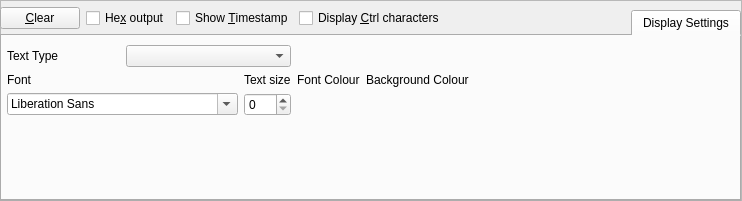
<?xml version="1.0" encoding="UTF-8"?>
<ui version="4.0">
 <class>DataDisplaySettings</class>
 <widget class="QFrame" name="DataDisplaySettings">
  <property name="geometry">
   <rect>
    <x>0</x>
    <y>0</y>
    <width>742</width>
    <height>201</height>
   </rect>
  </property>
  <property name="sizePolicy">
   <sizepolicy hsizetype="Expanding" vsizetype="Preferred">
    <horstretch>0</horstretch>
    <verstretch>0</verstretch>
   </sizepolicy>
  </property>
  <property name="autoFillBackground">
   <bool>true</bool>
  </property>
  <property name="frameShape">
   <enum>QFrame::StyledPanel</enum>
  </property>
  <property name="frameShadow">
   <enum>QFrame::Plain</enum>
  </property>
  <property name="lineWidth">
   <number>0</number>
  </property>
  <widget class="QTabWidget" name="m_panel_settings">
   <property name="geometry">
    <rect>
     <x>0</x>
     <y>10</y>
     <width>741</width>
     <height>191</height>
    </rect>
   </property>
   <property name="sizePolicy">
    <sizepolicy hsizetype="Expanding" vsizetype="Minimum">
     <horstretch>0</horstretch>
     <verstretch>0</verstretch>
    </sizepolicy>
   </property>
   <property name="layoutDirection">
    <enum>Qt::RightToLeft</enum>
   </property>
   <property name="tabPosition">
    <enum>QTabWidget::North</enum>
   </property>
   <property name="currentIndex">
    <number>0</number>
   </property>
   <widget class="QWidget" name="m_tab_settings">
    <property name="sizePolicy">
     <sizepolicy hsizetype="Maximum" vsizetype="Preferred">
      <horstretch>0</horstretch>
      <verstretch>0</verstretch>
     </sizepolicy>
    </property>
    <property name="layoutDirection">
     <enum>Qt::LeftToRight</enum>
    </property>
    <attribute name="icon">
     <iconset resource="resources.qrc">
      <normaloff>:/images/slide_up.svg</normaloff>:/images/slide_up.svg</iconset>
    </attribute>
    <attribute name="title">
     <string>Display Settings</string>
    </attribute>
    <layout class="QGridLayout" name="gridLayout">
     <property name="leftMargin">
      <number>5</number>
     </property>
     <property name="rightMargin">
      <number>5</number>
     </property>
     <item row="1" column="0">
      <layout class="QGridLayout" name="m_grid_settings">
       <item row="1" column="3">
        <widget class="QLabel" name="m_lb_font_colour">
         <property name="text">
          <string>Font Colour</string>
         </property>
        </widget>
       </item>
       <item row="1" column="2">
        <widget class="QLabel" name="m_lb_text_size">
         <property name="text">
          <string>Text size</string>
         </property>
        </widget>
       </item>
       <item row="1" column="4">
        <widget class="QLabel" name="m_lb_bg_colour">
         <property name="text">
          <string>Background Colour</string>
         </property>
        </widget>
       </item>
       <item row="2" column="2">
        <widget class="QSpinBox" name="m_sp_fontsize"/>
       </item>
       <item row="0" column="0">
        <widget class="QLabel" name="m_lb_textType">
         <property name="text">
          <string>Text Type</string>
         </property>
        </widget>
       </item>
       <item row="2" column="4">
        <widget class="QPushButton" name="m_bt_bg_colour">
         <property name="autoFillBackground">
          <bool>true</bool>
         </property>
         <property name="styleSheet">
          <string notr="true">background-color: rgb(255, 255, 240)</string>
         </property>
         <property name="text">
          <string/>
         </property>
         <property name="flat">
          <bool>true</bool>
         </property>
        </widget>
       </item>
       <item row="2" column="3">
        <widget class="QPushButton" name="m_bt_font_colour">
         <property name="autoFillBackground">
          <bool>true</bool>
         </property>
         <property name="styleSheet">
          <string notr="true">background-color: rgb(0, 0, 0)</string>
         </property>
         <property name="text">
          <string/>
         </property>
         <property name="flat">
          <bool>true</bool>
         </property>
        </widget>
       </item>
       <item row="1" column="0">
        <widget class="QLabel" name="m_lb_font">
         <property name="text">
          <string>Font</string>
         </property>
        </widget>
       </item>
       <item row="0" column="1" colspan="2">
        <widget class="QComboBox" name="m_cb_textType"/>
       </item>
       <item row="2" column="0" colspan="2">
        <widget class="QFontComboBox" name="m_cb_fonts"/>
       </item>
      </layout>
     </item>
     <item row="1" column="3">
      <spacer name="h_spacer_panel">
       <property name="orientation">
        <enum>Qt::Horizontal</enum>
       </property>
       <property name="sizeHint" stdset="0">
        <size>
         <width>40</width>
         <height>20</height>
        </size>
       </property>
      </spacer>
     </item>
     <item row="2" column="0" colspan="4">
      <widget class="DataDisplay" name="m_preview_display"/>
     </item>
    </layout>
   </widget>
  </widget>
  <widget class="QWidget" name="m_display_control_bar" native="true">
   <property name="geometry">
    <rect>
     <x>0</x>
     <y>0</y>
     <width>591</width>
     <height>36</height>
    </rect>
   </property>
   <property name="autoFillBackground">
    <bool>false</bool>
   </property>
   <layout class="QHBoxLayout" name="m_h_controls_wrapper">
    <property name="spacing">
     <number>6</number>
    </property>
    <property name="leftMargin">
     <number>0</number>
    </property>
    <property name="topMargin">
     <number>0</number>
    </property>
    <property name="rightMargin">
     <number>0</number>
    </property>
    <property name="bottomMargin">
     <number>0</number>
    </property>
    <item>
     <widget class="QPushButton" name="m_bt_clear">
      <property name="text">
       <string>&amp;Clear</string>
      </property>
     </widget>
    </item>
    <item>
     <widget class="QCheckBox" name="m_check_hex_out">
      <property name="sizePolicy">
       <sizepolicy hsizetype="Minimum" vsizetype="Fixed">
        <horstretch>0</horstretch>
        <verstretch>0</verstretch>
       </sizepolicy>
      </property>
      <property name="toolTip">
       <string>Show the output in hexadecimal format</string>
      </property>
      <property name="text">
       <string>He&amp;x output</string>
      </property>
      <property name="shortcut">
       <string>Alt+X</string>
      </property>
     </widget>
    </item>
    <item>
     <widget class="QCheckBox" name="m_check_timestamp">
      <property name="text">
       <string>Show &amp;Timestamp</string>
      </property>
     </widget>
    </item>
    <item>
     <widget class="QCheckBox" name="m_check_lineBreak">
      <property name="text">
       <string>Display &amp;Ctrl characters</string>
      </property>
     </widget>
    </item>
    <item>
     <spacer name="h_spacer_control_bar">
      <property name="orientation">
       <enum>Qt::Horizontal</enum>
      </property>
      <property name="sizeHint" stdset="0">
       <size>
        <width>40</width>
        <height>20</height>
       </size>
      </property>
     </spacer>
    </item>
   </layout>
  </widget>
 </widget>
 <customwidgets>
  <customwidget>
   <class>DataDisplay</class>
   <extends>QFrame</extends>
   <header>datadisplay.h</header>
   <container>1</container>
  </customwidget>
 </customwidgets>
 <tabstops>
  <tabstop>m_panel_settings</tabstop>
  <tabstop>m_check_hex_out</tabstop>
  <tabstop>m_check_timestamp</tabstop>
  <tabstop>m_check_lineBreak</tabstop>
  <tabstop>m_cb_fonts</tabstop>
  <tabstop>m_sp_fontsize</tabstop>
  <tabstop>m_bt_font_colour</tabstop>
  <tabstop>m_bt_bg_colour</tabstop>
  <tabstop>m_bt_clear</tabstop>
 </tabstops>
 <resources>
  <include location="resources.qrc"/>
 </resources>
 <connections/>
</ui>
